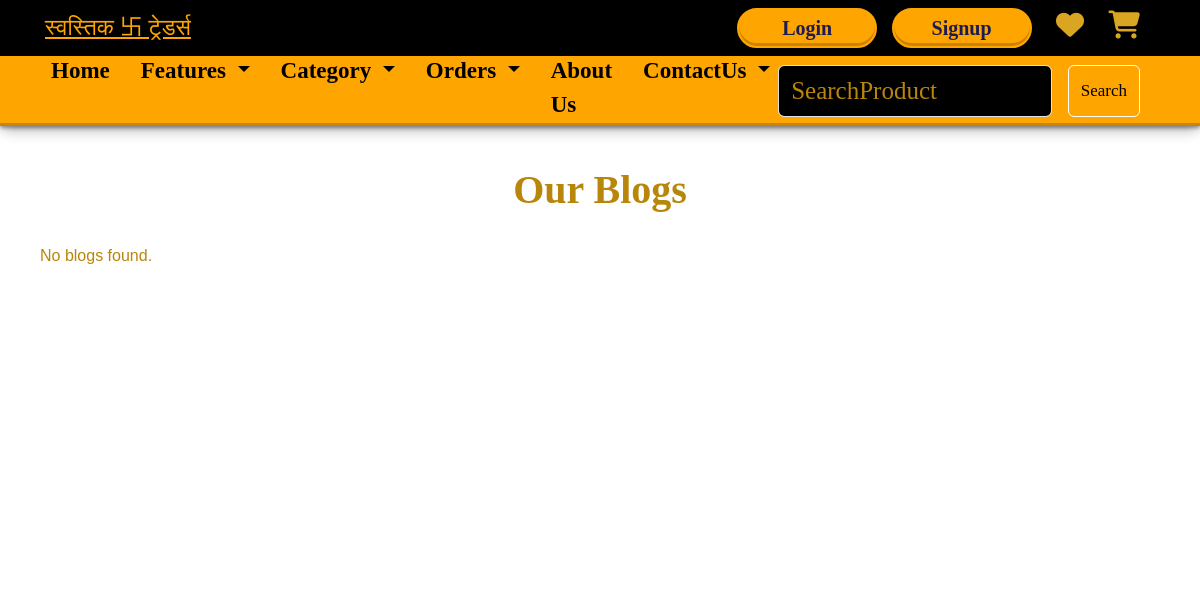
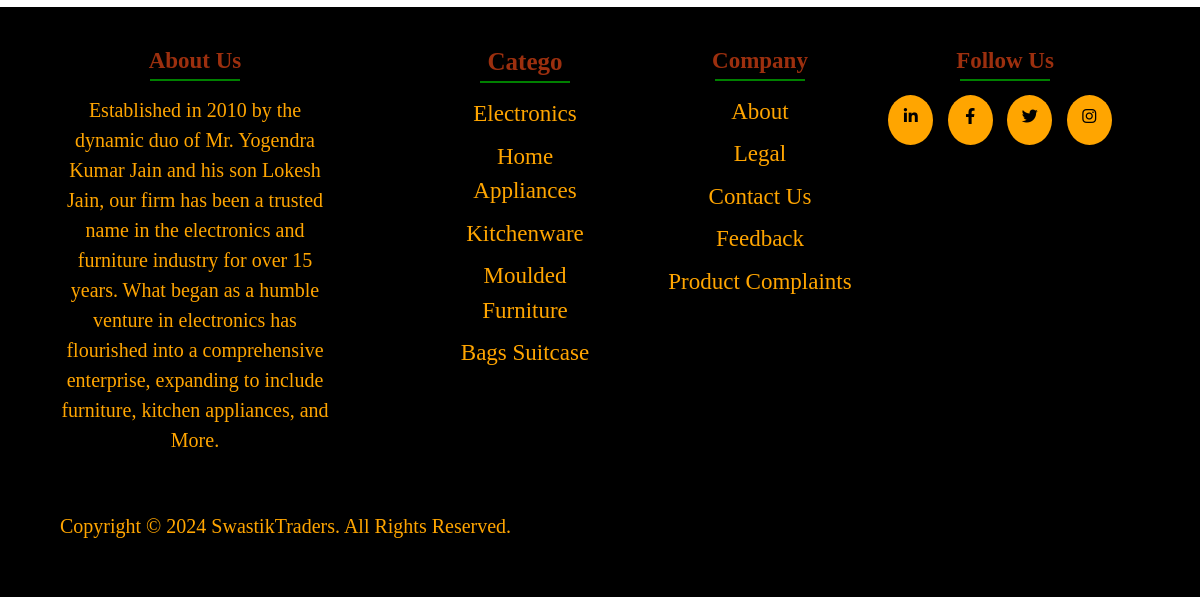
The page /blog/ on the database as committed earlier (2 pictures, top to bottom).
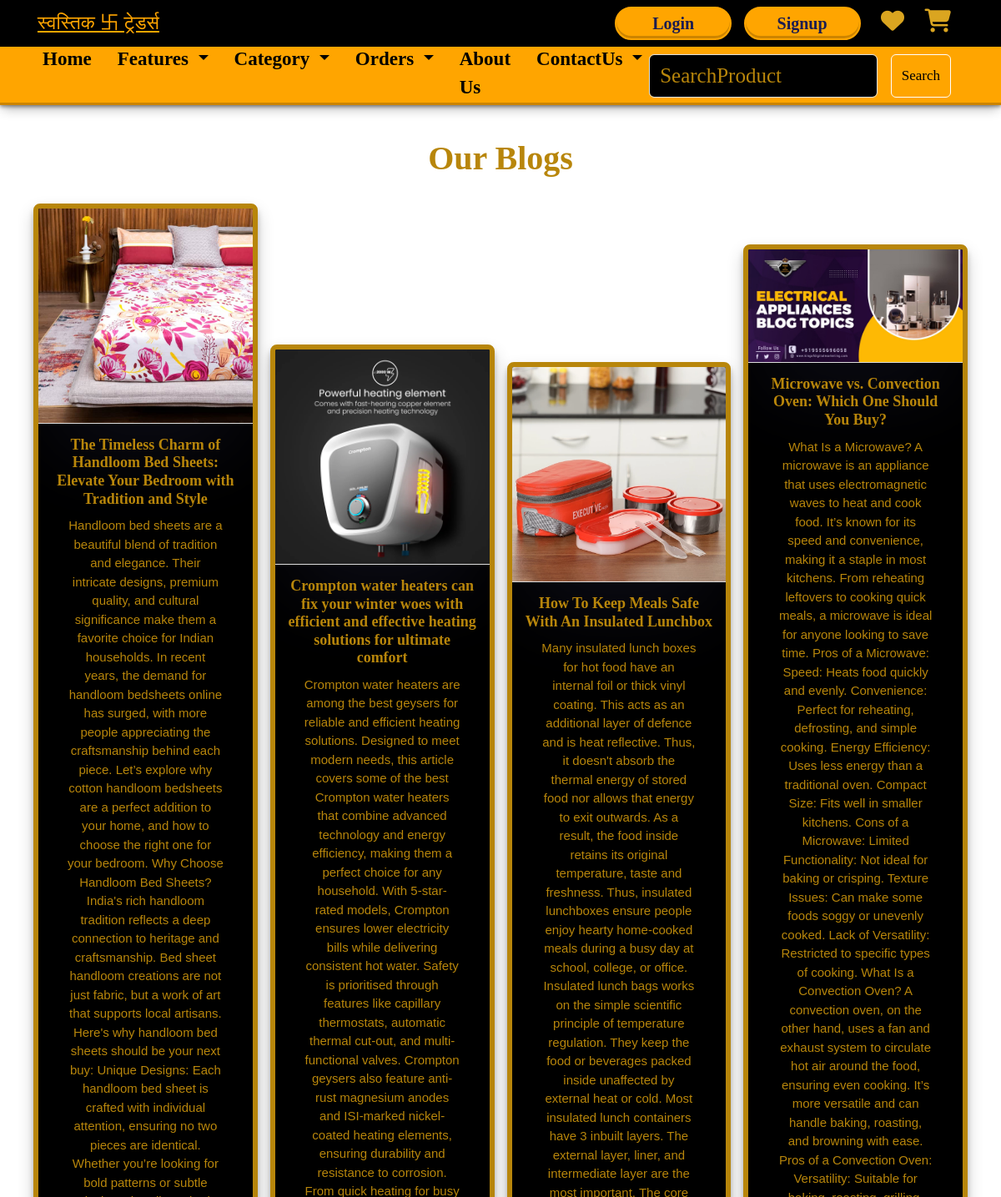
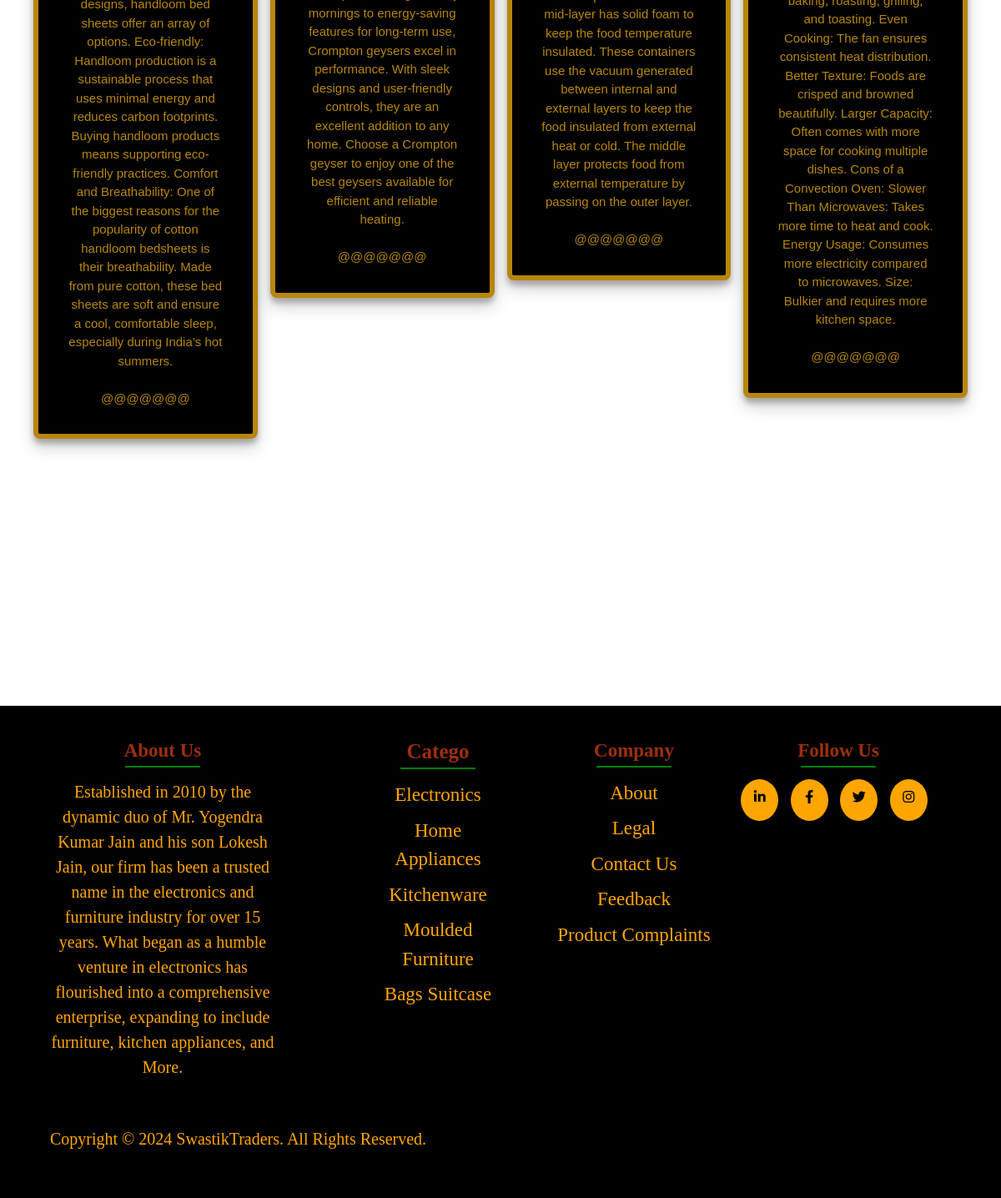
The same page on the database as committed later (2 pictures, top to bottom).
### Ecomapp/models.py (models this page shows)
class Blog(models.Model):  # Class name should be in PascalCase
    product_image = models.ImageField(upload_to='uploads/blog_images/', null=True, blank=True)
    heading = models.CharField(max_length=150, null=False, blank=False)  # CharField for headings is generally sufficient
    description = models.TextField(max_length=1800, null=False, blank=False)  # Fixed typo 'max_legth'

### Ecomapp/views.py (the view)
# urls.py: path('blog/', views.BLOG, name='blog_detail'),
def BLOG(request):
    blogs = Blog.objects.filter()  # Fetch blogs associated with the logged-in user
    context = {'blogs': blogs}  # Pass the blogs to the template
    return render(request, 'blog.html', context)

### templates/blog.html (shortened to what this page needs)
{% extends 'Store/layouts/main.html' %}
{% load static %}
{% block content %}
<div class="container">
    <h1 class="page-title">Our Blogs</h1>
    <div class="blog-list">
        {% if blogs %}
            {% for blog in blogs %}
                <div class="blog-item">
                    <div class="blog-image-content">
                        {% if blog.product_image %}
                            <img src="{{ blog.product_image.url }}" alt="{{ blog.heading }}">
                        {% else %}
                            <p>No image available</p>
                        {% endif %}
                        <div class="blog-content">
                            <h2 class="blog-heading">{{ blog.heading }}</h2>
                            <p class="blog-description">
                                {{ blog.description }}
                                <br><br>  @@@@@@@
                            </p>
                        </div>
                    </div>
                </div>
            {% endfor %}
        {% else %}
            <p>No blogs found.</p>
        {% endif %}
    </div>
</div>
<footer>
    <div class="footer-col about">
        <h4>About us</h4>
        <p style="color: Orange;font-size: 20px;font-family: 'Times New Roman', Times, serif;">Established in 2010 by the dynamic duo of Mr. Yogendra Kumar Jain and his son Lokesh Jain, our firm has been a trusted name in the electronics and furniture industry for over 15 years. What began as a humble venture in electronics has flourished into a comprehensive enterprise, expanding to include furniture, kitchen appliances, and More.</p>
    </div>
    <div class="footer-col services">
        <h4 style="margin-left: 120px;font-family: 'Times New Roman', Times, serif;font-size: 25px;">Catego</h4>
        <ul style="margin-left: 120px;">
            <li><a href="http://127.0.0.1:2000/collections/Electronics">Electronics</a></li>
            <li><a href="http://127.0.0.1:2000/collections/KitchenWare">Home Appliances</a></li>
            <li><a href="http://127.0.0.1:2000/collections/Washroom">Kitchenware</a></li>
            <li><a href="http://127.0.0.1:2000/collections/Handloom">Moulded Furniture</a></li>
            <li><a href="http://127.0.0.1:2000/collections/Bags">Bags Suitcase</a></li>
        </ul>
    </div>
    <div class="footer-col company">
        <h4 style="margin-left: 50px;">Company</h4>
        <ul style="margin-left: 50px;">
            <li><a href="{% url 'Aboutus' %}">About</a></li>
            <li><a href="http://127.0.0.1:1000/contact/">Legal</a></li>
            <li><a href="{% url 'Contact' %}">Contact us</a></li>
            <li><a href="{% url 'Feedbacks' %}">Feedback</a></li>
            <li><a href="{% url 'Complaint' %}">Product Complaints</a></li>
        </ul>
    </div>
    <div class="footer-col follow">
        <h4>Follow us</h4>
        <div class="links">
            <a href="https://www.linkedin.com/feed/"><i class="fab fa-linkedin-in"></i></a>
            <a href="https://www.facebook.com/"><i class="fab fa-facebook-f"></i></a>
            <a href="#"><i class="fab fa-twitter"></i></a>
            <a href="https://www.instagram.com/anveshjain1635/"><i class="fab fa-instagram"></i></a>
        </div>
    </div>
    <div class="line">
        <p style="font-size: 20px;color:Orange;font-family: 'Times New Roman', Times, serif;">Copyright © 2024 SwastikTraders. All Rights Reserved.</p>
    </div>
</footer>
{% endblock %}

### templates/store/layouts/main.html (shortened to what this page needs)
<!DOCTYPE html>
<html lang="en">
<head>
  <link href="https://cdn.jsdelivr.net/npm/bootstrap@5.3.3/dist/css/bootstrap.min.css" rel="stylesheet">
  <link href="https://cdnjs.cloudflare.com/ajax/libs/font-awesome/6.5.1/css/all.min.css" rel="stylesheet">
  <link href='https://unpkg.com/boxicons@2.1.4/css/boxicons.min.css' rel='stylesheet'>
  <link rel="stylesheet" href="https://cdnjs.cloudflare.com/ajax/libs/font-awesome/6.2.0/css/all.min.css">
  <link rel="stylesheet" href="https://cdn.jsdelivr.net/npm/alertifyjs@1.13.1/build/css/alertify.min.css"/>
  <link rel="stylesheet" href="https://code.jquery.com/ui/1.14.0/themes/base/jquery-ui.css">
</head>
<body>
  {% include 'Store/Inc/navbar.html' %}
  {% block content %}
  {% endblock %}
</body>
</html>

### templates/store/Inc/navbar.html (shortened to what this page needs)
{% load static %}
<body>
    <div class="top-navbar">
        <div class="top-icons">
        <a href="{% url 'home' %}" style="color: #1c1c50;font-size: 23px;text-decoration: none;font-family: 'Times New Roman', Times, serif;color:Orange;width:250px;padding:px;text-decoration:underline;">स्वस्तिक 卐 ट्रेडर्स</a>
        </div>
        <div class="other-links">
            {% if user.is_authenticated %}
                <span style="color: #1c1c50; font-weight: bold; font-size: 18px; font-family:serif;text-decoration:underline; margin-left:0px">
                </span>
                <button id="btn-logout"><a href="{% url 'logout' %}">Logout</a></button>
            {% else %}
                <button id="btn-login"><a href="{% url 'Login' %}">Login</a></button>
                <button id="btn-signup"><a href="{% url 'Signup' %}">Signup</a></button>
            {% endif %}
            <a href="{% url 'Wishlist' %}"><i class="fa-solid fa-heart" style="color:Goldenrod"></i></a>
            <a href="{% url 'Cart' %}"><i class="fa-solid fa-cart-shopping"style="color:Goldenrod"></i></a>
        </div>
    </div>
    <div class="home-section">
        <nav class="navbar navbar-expand-lg" id="navbar">
            <div class="container-fluid">
              <div class="collapse navbar-collapse" id="navbarSupportedContent">
                <ul class="navbar-nav me-auto mb-2  lg-1 fs-5 ">
                  <li class="nav-item">
                    <a class="nav-link active" aria-current="page" href="{% url 'home' %}" style="color: black;">Home</a>
                  </li>
                  <li class="nav-item dropdown">
                    <a style="color:black" class="nav-link dropdown-toggle" href="#" id="navbarDropdown" role="button" data-bs-toggle="dropdown" aria-expanded="false">
                      Features
                    </a>
                  </li>
                  <li class="nav-item dropdown">
                    <a href="#" class="nav-link dropdown-toggle" id="navbarDropdown" role="button" data-bs-toggle="dropdown" aria-expanded="false" style="color:black;border-radius: 0px;">
                      Category
                    </a>
                  </li>
                  <li class="nav-item dropdown">
                    <a style="color: black;" class="nav-link dropdown-toggle" href="#" id="navbarDropdown" role="button" data-bs-toggle="dropdown" aria-expanded="false">
                      Orders
                    </a>
                </li>
                  <li class="nav-item">
                    <a style="color:black;" class="nav-link" href="{% url 'Aboutus' %}">About Us</a>
                  </li>
                  <li class="nav-item dropdown">
                    <a style="color: black;" class="nav-link dropdown-toggle" href="#" id="navbarDropdown" role="button" data-bs-toggle="dropdown" aria-expanded="false">
                      ContactUs
                    </a>
                </li>
                </ul>
                <div class="Search_bar">
                    <form class="d-flex me-5" action="{% url 'searchproduct' %}" method="POST">
                        <input
                            class="form-control me-3"
                            name="searchproduct"
                            id="SearchProduct"
                            type="search"
                            placeholder="SearchProduct"
                            aria-label="Search"
                            style="background-color: black; font-size: 25px;color: darkgoldenrod;"
                        >
                        <button
                            class="btn btn-outline-success"
                            type="submit"
                            id="search-btn"
                            style="color: black;background:Orange;font-size:17px"
                        >
                            Search
                        </button>
                    </form>
                </div>
            </div>
            </div>
          </nav>

### templates/store/Inc/navbar.html (style rules this page uses)
body { margin: 100; padding: 100; box-sizing: border-box; background-color: white; }
.top-navbar { width: 100%; height: 7vh; display: flex; align-items: center; text-align: center; justify-content: space-between; background-color:black; z-index: 1000; }
.Search_bar { position: relative; z-index: 1000; }
#SearchProduct::placeholder { color: darkgoldenrod; }
.top-icons { margin-left: 45px; }
.other-links { margin-right: 60px; }
.other-links i { color: #06062c; font-size: 28px; margin-left: 20px; cursor: pointer; transition: color 0.3s ease, transform 0.3s ease; }
#btn-login, #btn-signup { position: relative; width: 140px; height: 5vh; border: 2px solid orange; color: #1c1c50; font-weight: bold; border-radius: 30px; background: Orange; overflow: hidden; cursor: pointer; transition: color 0.5s ease; box-shadow: rgba(0, 0, 0, 0.4) 0px 2px 4px, rgba(0, 0, 0, 0.3) 0px 7px 13px -3px, rgba(0, 0, 0, 0.2) 0px -3px 0px inset; font-family:Times New Roman; font-size:20px; margin-left:10px; }
#btn-login::before, #btn-signup::before { content: ""; position: absolute; top: 0; left: -100%; width: 100%; height: 100%; background-color:black; transition: transform 0.5s ease; z-index: 0; }
#btn-login a, #btn-signup a { position: relative; z-index: 1; text-decoration: none; color: #1c1c50; transition: color 0.5s ease; }
#navbar { background-color:orange; font-size: 15px; font-family: 'Roboto Slab', serif; box-shadow: rgba(0, 0, 0, 0.4) 0px 2px 4px, rgba(0, 0, 0, 0.3) 0px 7px 13px -3px, rgba(0, 0, 0, 0.2) 0px -3px 0px inset; height:70px; }
#navbar .nav-link { color:black; font-weight: bold; margin-left: 15px; transition: 0.5s ease; font-size: 23px; margin-top: 10px; border-radius: 0px; }
#search-btn { color: white; border: 1px solid white; }

### templates/store/layouts/main.html (style rules this page uses)
body { min-height: 100vh; width: 100vw; background-color: white; overflow-x: hidden; }

Rows that differ between the two databases and show on the page:
added Blog: product_image (picture), heading "The Timeless Charm of Handloom Bed Sheets: Elevate Your Bedroom with Tradition and Style", description "Handloom bed sheets are a beautiful blend of tradition and elegance. Their intricate designs, premium quality, and cultural significance make them a favorite choice for Indian households. In recent years, the demand for handloom bedsheets online has surged, with more people appreciating the craftsmanship behind each piece. Let’s explore why cotton handloom bedsheets are a perfect addition to your home, and how to choose the right one for your bedroom. Why Choose Handloom Bed Sheets? India's rich handloom tradition reflects a deep connection to heritage and craftsmanship. Bed sheet handloom creations are not just fabric, but a work of art that supports local artisans. Here's why handloom bed…"
added Blog: product_image (picture), heading "Crompton water heaters can fix your winter woes with efficient and effective heating solutions for ultimate comfort", description "Crompton water heaters are among the best geysers for reliable and efficient heating solutions. Designed to meet modern needs, this article covers some of the best Crompton water heaters that combine advanced technology and energy efficiency, making them a perfect choice for any household. With 5-star-rated models, Crompton ensures lower electricity bills while delivering consistent hot water. Safety is prioritised through features like capillary thermostats, automatic thermal cut-out, and multi-functional valves. Crompton geysers also feature anti-rust magnesium anodes and ISI-marked nickel-coated heating elements, ensuring durability and resistance to corrosion. From quick heating for…"
added Blog: product_image (picture), heading "How To Keep Meals Safe With An Insulated Lunchbox", description "Many insulated lunch boxes for hot food have an internal foil or thick vinyl coating. This acts as an additional layer of defence and is heat reflective. Thus, it doesn't absorb the thermal energy of stored food nor allows that energy to exit outwards. As a result, the food inside retains its original temperature, taste and freshness. Thus, insulated lunchboxes ensure people enjoy hearty home-cooked meals during a busy day at school, college, or office. Insulated lunch bags works on the simple scientific principle of temperature regulation. They keep the food or beverages packed inside unaffected by external heat or cold. Most insulated lunch containers have 3 inbuilt layers. The external…"
added Blog: product_image (picture), heading "Microwave vs. Convection Oven: Which One Should You Buy?", description "What Is a Microwave? A microwave is an appliance that uses electromagnetic waves to heat and cook food. It’s known for its speed and convenience, making it a staple in most kitchens. From reheating leftovers to cooking quick meals, a microwave is ideal for anyone looking to save time. Pros of a Microwave: Speed: Heats food quickly and evenly. Convenience: Perfect for reheating, defrosting, and simple cooking. Energy Efficiency: Uses less energy than a traditional oven. Compact Size: Fits well in smaller kitchens. Cons of a Microwave: Limited Functionality: Not ideal for baking or crisping. Texture Issues: Can make some foods soggy or unevenly cooked. Lack of Versatility: Restricted to…"
Other text that changed with them:
text no longer shown: "No blogs found."
